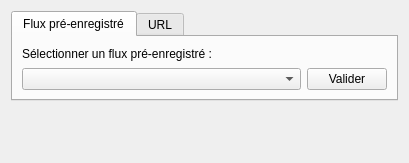
<?xml version="1.0" encoding="UTF-8"?>
<ui version="4.0">
 <class>WMSDataFlowWindow</class>
 <widget class="QDialog" name="WMSDataFlowWindow">
  <property name="geometry">
   <rect>
    <x>0</x>
    <y>0</y>
    <width>409</width>
    <height>163</height>
   </rect>
  </property>
  <property name="sizePolicy">
   <sizepolicy hsizetype="Fixed" vsizetype="Fixed">
    <horstretch>0</horstretch>
    <verstretch>0</verstretch>
   </sizepolicy>
  </property>
  <property name="windowTitle">
   <string>Ajouter un flux WMS</string>
  </property>
  <layout class="QGridLayout" name="gridLayout">
   <item row="1" column="0">
    <spacer name="verticalSpacer">
     <property name="orientation">
      <enum>Qt::Vertical</enum>
     </property>
     <property name="sizeHint" stdset="0">
      <size>
       <width>20</width>
       <height>40</height>
      </size>
     </property>
    </spacer>
   </item>
   <item row="0" column="0" colspan="2">
    <widget class="QTabWidget" name="tabWidget">
     <property name="currentIndex">
      <number>0</number>
     </property>
     <widget class="QWidget" name="tab_dataFlowPreSaved">
      <attribute name="title">
       <string>Flux pré-enregistré</string>
      </attribute>
      <layout class="QGridLayout" name="gridLayout_2">
       <item row="2" column="0">
        <widget class="QComboBox" name="comboBox_dataFlowWindow">
         <property name="focusPolicy">
          <enum>Qt::StrongFocus</enum>
         </property>
         <property name="acceptDrops">
          <bool>true</bool>
         </property>
         <property name="currentText">
          <string/>
         </property>
         <property name="currentIndex">
          <number>-1</number>
         </property>
        </widget>
       </item>
       <item row="0" column="0">
        <widget class="QLabel" name="label_2">
         <property name="maximumSize">
          <size>
           <width>16777215</width>
           <height>30</height>
          </size>
         </property>
         <property name="text">
          <string>Sélectionner un flux pré-enregistré :</string>
         </property>
        </widget>
       </item>
       <item row="2" column="1">
        <widget class="QPushButton" name="btn_validateDataFlowPreSaved">
         <property name="maximumSize">
          <size>
           <width>80</width>
           <height>16777215</height>
          </size>
         </property>
         <property name="focusPolicy">
          <enum>Qt::NoFocus</enum>
         </property>
         <property name="text">
          <string>Valider</string>
         </property>
         <property name="autoDefault">
          <bool>false</bool>
         </property>
        </widget>
       </item>
      </layout>
     </widget>
     <widget class="QWidget" name="tab_dataFlowUrl">
      <property name="focusPolicy">
       <enum>Qt::StrongFocus</enum>
      </property>
      <attribute name="title">
       <string>URL</string>
      </attribute>
      <layout class="QGridLayout" name="gridLayout_3">
       <item row="1" column="2">
        <widget class="QPushButton" name="btn_validateDataFlowUrl">
         <property name="maximumSize">
          <size>
           <width>80</width>
           <height>16777215</height>
          </size>
         </property>
         <property name="focusPolicy">
          <enum>Qt::NoFocus</enum>
         </property>
         <property name="text">
          <string>Valider</string>
         </property>
         <property name="autoDefault">
          <bool>false</bool>
         </property>
        </widget>
       </item>
       <item row="0" column="0" colspan="2">
        <widget class="QLabel" name="label_3">
         <property name="maximumSize">
          <size>
           <width>16777215</width>
           <height>30</height>
          </size>
         </property>
         <property name="text">
          <string>Renseigner l'adresse d'un flux :</string>
         </property>
        </widget>
       </item>
       <item row="1" column="0">
        <widget class="QLabel" name="label">
         <property name="text">
          <string>Url :</string>
         </property>
        </widget>
       </item>
       <item row="1" column="1">
        <widget class="QLineEdit" name="lineEdit_dataFlowWindow">
         <property name="focusPolicy">
          <enum>Qt::ClickFocus</enum>
         </property>
         <property name="acceptDrops">
          <bool>true</bool>
         </property>
         <property name="inputMask">
          <string/>
         </property>
         <property name="frame">
          <bool>true</bool>
         </property>
        </widget>
       </item>
      </layout>
     </widget>
    </widget>
   </item>
  </layout>
 </widget>
 <resources/>
 <connections/>
</ui>
